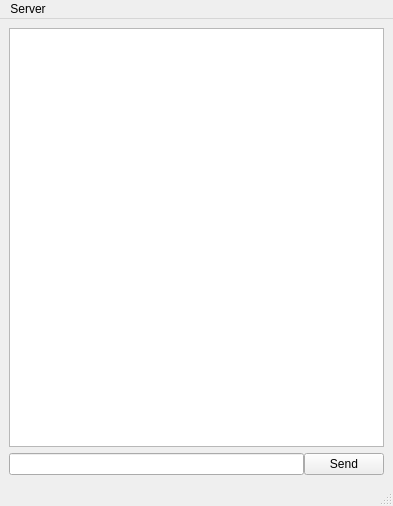
<?xml version="1.0" encoding="UTF-8"?>
<ui version="4.0">
 <class>MainWindow</class>
 <widget class="QMainWindow" name="MainWindow">
  <property name="geometry">
   <rect>
    <x>0</x>
    <y>0</y>
    <width>393</width>
    <height>506</height>
   </rect>
  </property>
  <property name="windowTitle">
   <string>BOE</string>
  </property>
  <widget class="QWidget" name="centralwidget">
   <layout class="QGridLayout" name="gridLayout">
    <item row="0" column="0">
     <widget class="QTextBrowser" name="chatBox"/>
    </item>
    <item row="1" column="0">
     <layout class="QHBoxLayout" name="horizontalLayout">
      <property name="spacing">
       <number>0</number>
      </property>
      <item>
       <widget class="QLineEdit" name="text"/>
      </item>
      <item>
       <widget class="QPushButton" name="sendB">
        <property name="sizePolicy">
         <sizepolicy hsizetype="Fixed" vsizetype="Fixed">
          <horstretch>0</horstretch>
          <verstretch>0</verstretch>
         </sizepolicy>
        </property>
        <property name="text">
         <string>Send</string>
        </property>
       </widget>
      </item>
     </layout>
    </item>
   </layout>
  </widget>
  <widget class="QStatusBar" name="statusbar"/>
  <widget class="QMenuBar" name="menuBar">
   <property name="geometry">
    <rect>
     <x>0</x>
     <y>0</y>
     <width>393</width>
     <height>25</height>
    </rect>
   </property>
   <widget class="QMenu" name="menuServer">
    <property name="title">
     <string>Server</string>
    </property>
    <addaction name="actionConnect"/>
    <addaction name="actionDisconnect"/>
    <addaction name="separator"/>
    <addaction name="actionQuit"/>
   </widget>
   <addaction name="menuServer"/>
  </widget>
  <action name="actionConnect">
   <property name="text">
    <string>Connect</string>
   </property>
  </action>
  <action name="actionDisconnect">
   <property name="text">
    <string>Disconnect</string>
   </property>
  </action>
  <action name="actionQuit">
   <property name="text">
    <string>Quit</string>
   </property>
  </action>
 </widget>
 <resources/>
 <connections/>
</ui>
